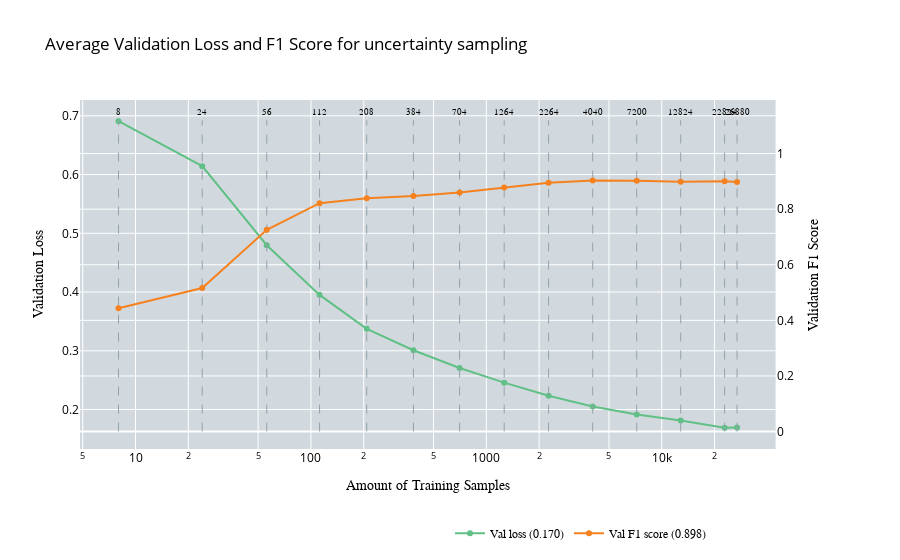
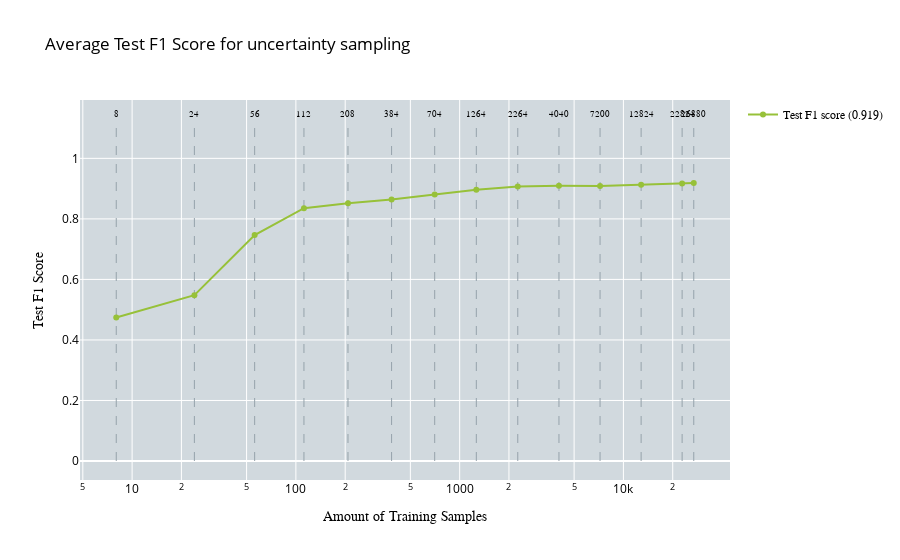

Notebook source saved alongside these figures, in order:
### Code cell
import pickle
import pandas as pd
import numpy as np
import plotly.graph_objects as go
import plotly.subplots as subplots
import os

# Define the root folder
root_folder = "/home/woody/iwfa/iwfa044h/CleanLab_Test/ActiveLearningApproaches/EOD/DInoS/multilabel_from_multiclass_2/RS"

# Folder names for all runs
run_folders = [f"run{i}" for i in range(1, 6)]

# Define corresponding filenames
pickle_filenames = [f"random_sampling_results_for_multilabel_classification_s4{i+2}.pickle" for i in range(5)]
csv_filenames = [f"training_history_s4{i+2}.csv" for i in range(6)]

# Initialize accumulators for averaging
performance_test_data_all = []
performance_all = []

# Number of samples for each iteration
no_of_samples = [8, 24, 56, 112, 208, 384, 704, 1264, 2264, 4040, 7200, 12824, 22824, 26880]

# Loop through each run folder and collect the data
for i in range(5):
    # Construct file paths
    pickle_path = os.path.join(root_folder, run_folders[i], pickle_filenames[i])
    csv_path = os.path.join(root_folder, run_folders[i], csv_filenames[i])
    
    # Print which pickle file is being loaded
    print(f"Loading pickle file for run {i+1}: {pickle_path}")
    
    # Load test F1 scores from pickle file
    with open(pickle_path, 'rb') as pickle_file:
        average_confidence_results = pickle.load(pickle_file)
        performance_test_data_all.append(average_confidence_results["test_f1_scores_macro"])
    
    # Print which CSV file is being loaded
    print(f"Loading CSV file for run {i+1}: {csv_path}")
    
    # Load CSV for validation loss and F1 scores
    df = pd.read_csv(csv_path)
    df['iteration'] = (df['epoch'] == 1).cumsum()
    
    performance = []
    for j in range(1, 15):  # Start from 2 and go up to 14 (inclusive)
        iteration_data = df[df['iteration'] == j]
        performance.append({
            'val_loss': iteration_data['valid_loss'].tolist(),
            'val_f1_score': iteration_data['valid_f1'].tolist()
        })
    
    performance_all.append(performance)

# Aggregate results
min_length = min(len(no_of_samples), *[len(perf) for perf in performance_all])
no_of_samples = no_of_samples[:min_length]

average_performance = []
for i in range(min_length):
    avg_val_loss = np.mean([run[i]['val_loss'][-1] for run in performance_all])
    avg_val_f1 = np.mean([run[i]['val_f1_score'][-1] for run in performance_all])
    average_performance.append({'val_loss': avg_val_loss, 'val_f1_score': avg_val_f1})

average_test_f1 = np.mean(performance_test_data_all, axis=0)

def plot_validation_performance(performance, no_of_samples, title, x_axes, y_axes, y_axes_secondary):
    fig = subplots.make_subplots(specs=[[{"secondary_y": True}]])
    fig.update_layout(plot_bgcolor='rgb(209, 217, 222)')

    # Add dashed lines for sample numbers and text labels on top of the graph
    samples_text = [str(f) for f in no_of_samples]
    for line, label in zip(no_of_samples, samples_text):
        fig.add_trace(go.Scatter(
            x=[line, line],
            y=[0, 1.12],
            mode='lines',
            line=dict(dash='dash', color='rgb(149, 162, 171)', width=1),
            showlegend=False,
            yaxis='y2'
        ))

        fig.add_trace(go.Scatter(
            x=[line],
            y=[1.13],
            mode='text',
            marker=dict(size=0),
            text=[label],
            textposition='top center',
            showlegend=False,
            yaxis='y2',
            textfont=dict(family='Arial', color='black', size=8.5)
        ))

    loss = []
    f1 = []

    for i in range(len(performance)):
        if isinstance(performance[i], dict):
            # Ensure that the keys 'val_loss' and 'val_f1_score' are present in each entry
            if "val_loss" in performance[i] and "val_f1_score" in performance[i]:
                loss.append(performance[i]["val_loss"])  # Directly collect the scalar validation loss
                f1.append(performance[i]["val_f1_score"])  # Directly collect the scalar validation F1 score
            else:
                print(f"Missing 'val_loss' or 'val_f1_score' in performance entry {i}")
        else:
            print(f"Invalid performance entry at index {i}, expected dictionary, got {type(performance[i])}")

    # Add traces for validation loss and validation F1 score
    fig.add_trace(go.Scatter(
        x=no_of_samples,
        y=loss,
        name=f"Val loss ({loss[-1]:.3f})",
        marker=dict(color='rgb(97,192,134)'),
        textfont=dict(family="Arial", size=11),
        line=dict(width=2)
    ), secondary_y=False)

    fig.add_trace(go.Scatter(
        x=no_of_samples,
        y=f1,
        name=f"Val F1 score ({f1[-1]:.3f})",
        marker=dict(color='rgb(245,130,31)'),
        textfont=dict(family="Arial", size=11),
        line=dict(width=2)
    ), secondary_y=True)

    fig.update_layout(
        title_text=str(title),
        legend=dict(font=dict(color='black', family='Arial'), orientation='h', x=0.5, y=-0.2),
        title_font_color='black'
    )

    # Set the x-axis to be on a log scale
    fig.update_xaxes(
        title_text=str(x_axes),
        title_font=dict(color="black", family="Arial"),
        tickfont_color='black',
        type="log"
    )

    # Update y-axes for primary and secondary y-axes
    fig.update_yaxes(
        title_text=str(y_axes),
        title_font=dict(color="black", family="Arial"),
        tickfont_color='black',
        secondary_y=False
    )

    fig.update_yaxes(
        title_text=str(y_axes_secondary),
        title_font=dict(color="black", family="Arial"),
        tickfont_color='black',
        secondary_y=True
    )

    fig.show()

def plot_test_performance(no_of_samples, performance_test_data, title, x_axes, y_axes):
    fig = go.Figure()
    fig.update_layout(plot_bgcolor='rgb(209, 217, 222)')

    # Add dashed lines for sample numbers and text labels on top of the graph
    samples_text = [str(f) for f in no_of_samples]
    for line, label in zip(no_of_samples, samples_text):
        fig.add_trace(go.Scatter(
            x=[line, line],
            y=[0, 1.12],
            mode='lines',
            line=dict(dash='dash', color='rgb(149, 162, 171)', width=1),
            showlegend=False
        ))

        fig.add_trace(go.Scatter(
            x=[line],
            y=[1.13],
            mode='text',
            marker=dict(size=0),
            text=[label],
            textposition='top center',
            showlegend=False,
            textfont=dict(family='Arial', color='black', size=8.5)
        ))

    # Add traces for test F1 score
    fig.add_trace(go.Scatter(
        x=no_of_samples,
        y=performance_test_data,
        name=f"Test F1 score ({performance_test_data[-1]:.3f})",
        marker=dict(color='rgb(151,193,57)'),
        textfont=dict(family="Arial", size=11),
        line=dict(width=2)
    ))

    fig.update_layout(
        title_text=str(title),
        legend=dict(font=dict(color='black', family='Arial')),
        title_font_color='black'
    )

    # Set the x-axis to be on a log scale
    fig.update_xaxes(
        title_text=str(x_axes),
        title_font=dict(color="black", family="Arial"),
        tickfont_color='black',
        type="log"
    )

    # Update y-axis for test F1 score
    fig.update_yaxes(
        title_text=str(y_axes),
        title_font=dict(color="black", family="Arial"),
        tickfont_color='black'
    )

    fig.show()

# Plot the average validation loss and F1 score (log scale x-axis)
plot_validation_performance(
    average_performance, 
    no_of_samples, 
    title="Average Validation Loss and F1 Score for uncertainty sampling",
    x_axes="Amount of Training Samples",
    y_axes="Validation Loss",
    y_axes_secondary="Validation F1 Score"
)

# Plot the average test F1 score (log scale x-axis)
plot_test_performance(
    no_of_samples, 
    average_test_f1,
    title="Average Test F1 Score for uncertainty sampling",
    x_axes="Amount of Training Samples",
    y_axes="Test F1 Score"
)

### Figure 1 — Plotly figure (JSON) as saved in the notebook; plotly's stock layout.template omitted (floating-point values rounded to 4 significant figures)
{"data": [{"line": {"color": "rgb(149, 162, 171)", "dash": "dash", "width": 1}, "mode": "lines", "showlegend": false, "type": "scatter", "x": [8, 8], "y": [0, 1.12], "yaxis": "y2"}, {"marker": {"size": 0}, "mode": "text", "showlegend": false, "text": ["8"], "textfont": {"color": "black", "family": "Arial", "size": 8.5}, "textposition": "top center", "type": "scatter", "x": [8], "y": [1.13], "yaxis": "y2"}, {"line": {"color": "rgb(149, 162, 171)", "dash": "dash", "width": 1}, "mode": "lines", "showlegend": false, "type": "scatter", "x": [24, 24], "y": [0, 1.12], "yaxis": "y2"}, {"marker": {"size": 0}, "mode": "text", "showlegend": false, "text": ["24"], "textfont": {"color": "black", "family": "Arial", "size": 8.5}, "textposition": "top center", "type": "scatter", "x": [24], "y": [1.13], "yaxis": "y2"}, {"line": {"color": "rgb(149, 162, 171)", "dash": "dash", "width": 1}, "mode": "lines", "showlegend": false, "type": "scatter", "x": [56, 56], "y": [0, 1.12], "yaxis": "y2"}, {"marker": {"size": 0}, "mode": "text", "showlegend": false, "text": ["56"], "textfont": {"color": "black", "family": "Arial", "size": 8.5}, "textposition": "top center", "type": "scatter", "x": [56], "y": [1.13], "yaxis": "y2"}, {"line": {"color": "rgb(149, 162, 171)", "dash": "dash", "width": 1}, "mode": "lines", "showlegend": false, "type": "scatter", "x": [112, 112], "y": [0, 1.12], "yaxis": "y2"}, {"marker": {"size": 0}, "mode": "text", "showlegend": false, "text": ["112"], "textfont": {"color": "black", "family": "Arial", "size": 8.5}, "textposition": "top center", "type": "scatter", "x": [112], "y": [1.13], "yaxis": "y2"}, {"line": {"color": "rgb(149, 162, 171)", "dash": "dash", "width": 1}, "mode": "lines", "showlegend": false, "type": "scatter", "x": [208, 208], "y": [0, 1.12], "yaxis": "y2"}, {"marker": {"size": 0}, "mode": "text", "showlegend": false, "text": ["208"], "textfont": {"color": "black", "family": "Arial", "size": 8.5}, "textposition": "top center", "type": "scatter", "x": [208], "y": [1.13], "yaxis": "y2"}, {"line": {"color": "rgb(149, 162, 171)", "dash": "dash", "width": 1}, "mode": "lines", "showlegend": false, "type": "scatter", "x": [384, 384], "y": [0, 1.12], "yaxis": "y2"}, {"marker": {"size": 0}, "mode": "text", "showlegend": false, "text": ["384"], "textfont": {"color": "black", "family": "Arial", "size": 8.5}, "textposition": "top center", "type": "scatter", "x": [384], "y": [1.13], "yaxis": "y2"}, {"line": {"color": "rgb(149, 162, 171)", "dash": "dash", "width": 1}, "mode": "lines", "showlegend": false, "type": "scatter", "x": [704, 704], "y": [0, 1.12], "yaxis": "y2"}, {"marker": {"size": 0}, "mode": "text", "showlegend": false, "text": ["704"], "textfont": {"color": "black", "family": "Arial", "size": 8.5}, "textposition": "top center", "type": "scatter", "x": [704], "y": [1.13], "yaxis": "y2"}, {"line": {"color": "rgb(149, 162, 171)", "dash": "dash", "width": 1}, "mode": "lines", "showlegend": false, "type": "scatter", "x": [1264, 1264], "y": [0, 1.12], "yaxis": "y2"}, {"marker": {"size": 0}, "mode": "text", "showlegend": false, "text": ["1264"], "textfont": {"color": "black", "family": "Arial", "size": 8.5}, "textposition": "top center", "type": "scatter", "x": [1264], "y": [1.13], "yaxis": "y2"}, {"line": {"color": "rgb(149, 162, 171)", "dash": "dash", "width": 1}, "mode": "lines", "showlegend": false, "type": "scatter", "x": [2264, 2264], "y": [0, 1.12], "yaxis": "y2"}, {"marker": {"size": 0}, "mode": "text", "showlegend": false, "text": ["2264"], "textfont": {"color": "black", "family": "Arial", "size": 8.5}, "textposition": "top center", "type": "scatter", "x": [2264], "y": [1.13], "yaxis": "y2"}, {"line": {"color": "rgb(149, 162, 171)", "dash": "dash", "width": 1}, "mode": "lines", "showlegend": false, "type": "scatter", "x": [4040, 4040], "y": [0, 1.12], "yaxis": "y2"}, {"marker": {"size": 0}, "mode": "text", "showlegend": false, "text": ["4040"], "textfont": {"color": "black", "family": "Arial", "size": 8.5}, "textposition": "top center", "type": "scatter", "x": [4040], "y": [1.13], "yaxis": "y2"}, {"line": {"color": "rgb(149, 162, 171)", "dash": "dash", "width": 1}, "mode": "lines", "showlegend": false, "type": "scatter", "x": [7200, 7200], "y": [0, 1.12], "yaxis": "y2"}, {"marker": {"size": 0}, "mode": "text", "showlegend": false, "text": ["7200"], "textfont": {"color": "black", "family": "Arial", "size": 8.5}, "textposition": "top center", "type": "scatter", "x": [7200], "y": [1.13], "yaxis": "y2"}, {"line": {"color": "rgb(149, 162, 171)", "dash": "dash", "width": 1}, "mode": "lines", "showlegend": false, "type": "scatter", "x": [12824, 12824], "y": [0, 1.12], "yaxis": "y2"}, {"marker": {"size": 0}, "mode": "text", "showlegend": false, "text": ["12824"], "textfont": {"color": "black", "family": "Arial", "size": 8.5}, "textposition": "top center", "type": "scatter", "x": [12824], "y": [1.13], "yaxis": "y2"}, {"line": {"color": "rgb(149, 162, 171)", "dash": "dash", "width": 1}, "mode": "lines", "showlegend": false, "type": "scatter", "x": [22824, 22824], "y": [0, 1.12], "yaxis": "y2"}, {"marker": {"size": 0}, "mode": "text", "showlegend": false, "text": ["22824"], "textfont": {"color": "black", "family": "Arial", "size": 8.5}, "textposition": "top center", "type": "scatter", "x": [22824], "y": [1.13], "yaxis": "y2"}, {"line": {"color": "rgb(149, 162, 171)", "dash": "dash", "width": 1}, "mode": "lines", "showlegend": false, "type": "scatter", "x": [26880, 26880], "y": [0, 1.12], "yaxis": "y2"}, {"marker": {"size": 0}, "mode": "text", "showlegend": false, "text": ["26880"], "textfont": {"color": "black", "family": "Arial", "size": 8.5}, "textposition": "top center", "type": "scatter", "x": [26880], "y": [1.13], "yaxis": "y2"}, {"line": {"width": 2}, "marker": {"color": "rgb(97,192,134)"}, "name": "Val loss (0.170)", "textfont": {"family": "Arial", "size": 11}, "type": "scatter", "x": [8, 24, 56, 112, 208, 384, 704, 1264, 2264, 4040, 7200, 12824, 22824, 26880], "xaxis": "x", "y": [0.6908, 0.6143, 0.4797, 0.3952, 0.3374, 0.3009, 0.2707, 0.2458, 0.2234, 0.2052, 0.1916, 0.1812, 0.1689, 0.1697], "yaxis": "y"}, {"line": {"width": 2}, "marker": {"color": "rgb(245,130,31)"}, "name": "Val F1 score (0.898)", "textfont": {"family": "Arial", "size": 11}, "type": "scatter", "x": [8, 24, 56, 112, 208, 384, 704, 1264, 2264, 4040, 7200, 12824, 22824, 26880], "xaxis": "x", "y": [0.4435, 0.5164, 0.7259, 0.8214, 0.8392, 0.8472, 0.8601, 0.8783, 0.8947, 0.9034, 0.9025, 0.8989, 0.9004, 0.8981], "yaxis": "y2"}], "layout": {"legend": {"font": {"color": "black", "family": "Arial"}, "orientation": "h", "x": 0.5, "y": -0.2}, "plot_bgcolor": "rgb(209, 217, 222)", "title": {"font": {"color": "black"}, "text": "Average Validation Loss and F1 Score for uncertainty sampling"}, "xaxis": {"anchor": "y", "domain": [0, 0.94], "tickfont": {"color": "black"}, "title": {"font": {"color": "black", "family": "Arial"}, "text": "Amount of Training Samples"}, "type": "log"}, "yaxis": {"anchor": "x", "domain": [0, 1], "tickfont": {"color": "black"}, "title": {"font": {"color": "black", "family": "Arial"}, "text": "Validation Loss"}}, "yaxis2": {"anchor": "x", "overlaying": "y", "side": "right", "tickfont": {"color": "black"}, "title": {"font": {"color": "black", "family": "Arial"}, "text": "Validation F1 Score"}}}}

### Figure 2 — Plotly figure (JSON) as saved in the notebook; plotly's stock layout.template omitted (floating-point values rounded to 4 significant figures)
{"data": [{"line": {"color": "rgb(149, 162, 171)", "dash": "dash", "width": 1}, "mode": "lines", "showlegend": false, "type": "scatter", "x": [8, 8], "y": [0, 1.12]}, {"marker": {"size": 0}, "mode": "text", "showlegend": false, "text": ["8"], "textfont": {"color": "black", "family": "Arial", "size": 8.5}, "textposition": "top center", "type": "scatter", "x": [8], "y": [1.13]}, {"line": {"color": "rgb(149, 162, 171)", "dash": "dash", "width": 1}, "mode": "lines", "showlegend": false, "type": "scatter", "x": [24, 24], "y": [0, 1.12]}, {"marker": {"size": 0}, "mode": "text", "showlegend": false, "text": ["24"], "textfont": {"color": "black", "family": "Arial", "size": 8.5}, "textposition": "top center", "type": "scatter", "x": [24], "y": [1.13]}, {"line": {"color": "rgb(149, 162, 171)", "dash": "dash", "width": 1}, "mode": "lines", "showlegend": false, "type": "scatter", "x": [56, 56], "y": [0, 1.12]}, {"marker": {"size": 0}, "mode": "text", "showlegend": false, "text": ["56"], "textfont": {"color": "black", "family": "Arial", "size": 8.5}, "textposition": "top center", "type": "scatter", "x": [56], "y": [1.13]}, {"line": {"color": "rgb(149, 162, 171)", "dash": "dash", "width": 1}, "mode": "lines", "showlegend": false, "type": "scatter", "x": [112, 112], "y": [0, 1.12]}, {"marker": {"size": 0}, "mode": "text", "showlegend": false, "text": ["112"], "textfont": {"color": "black", "family": "Arial", "size": 8.5}, "textposition": "top center", "type": "scatter", "x": [112], "y": [1.13]}, {"line": {"color": "rgb(149, 162, 171)", "dash": "dash", "width": 1}, "mode": "lines", "showlegend": false, "type": "scatter", "x": [208, 208], "y": [0, 1.12]}, {"marker": {"size": 0}, "mode": "text", "showlegend": false, "text": ["208"], "textfont": {"color": "black", "family": "Arial", "size": 8.5}, "textposition": "top center", "type": "scatter", "x": [208], "y": [1.13]}, {"line": {"color": "rgb(149, 162, 171)", "dash": "dash", "width": 1}, "mode": "lines", "showlegend": false, "type": "scatter", "x": [384, 384], "y": [0, 1.12]}, {"marker": {"size": 0}, "mode": "text", "showlegend": false, "text": ["384"], "textfont": {"color": "black", "family": "Arial", "size": 8.5}, "textposition": "top center", "type": "scatter", "x": [384], "y": [1.13]}, {"line": {"color": "rgb(149, 162, 171)", "dash": "dash", "width": 1}, "mode": "lines", "showlegend": false, "type": "scatter", "x": [704, 704], "y": [0, 1.12]}, {"marker": {"size": 0}, "mode": "text", "showlegend": false, "text": ["704"], "textfont": {"color": "black", "family": "Arial", "size": 8.5}, "textposition": "top center", "type": "scatter", "x": [704], "y": [1.13]}, {"line": {"color": "rgb(149, 162, 171)", "dash": "dash", "width": 1}, "mode": "lines", "showlegend": false, "type": "scatter", "x": [1264, 1264], "y": [0, 1.12]}, {"marker": {"size": 0}, "mode": "text", "showlegend": false, "text": ["1264"], "textfont": {"color": "black", "family": "Arial", "size": 8.5}, "textposition": "top center", "type": "scatter", "x": [1264], "y": [1.13]}, {"line": {"color": "rgb(149, 162, 171)", "dash": "dash", "width": 1}, "mode": "lines", "showlegend": false, "type": "scatter", "x": [2264, 2264], "y": [0, 1.12]}, {"marker": {"size": 0}, "mode": "text", "showlegend": false, "text": ["2264"], "textfont": {"color": "black", "family": "Arial", "size": 8.5}, "textposition": "top center", "type": "scatter", "x": [2264], "y": [1.13]}, {"line": {"color": "rgb(149, 162, 171)", "dash": "dash", "width": 1}, "mode": "lines", "showlegend": false, "type": "scatter", "x": [4040, 4040], "y": [0, 1.12]}, {"marker": {"size": 0}, "mode": "text", "showlegend": false, "text": ["4040"], "textfont": {"color": "black", "family": "Arial", "size": 8.5}, "textposition": "top center", "type": "scatter", "x": [4040], "y": [1.13]}, {"line": {"color": "rgb(149, 162, 171)", "dash": "dash", "width": 1}, "mode": "lines", "showlegend": false, "type": "scatter", "x": [7200, 7200], "y": [0, 1.12]}, {"marker": {"size": 0}, "mode": "text", "showlegend": false, "text": ["7200"], "textfont": {"color": "black", "family": "Arial", "size": 8.5}, "textposition": "top center", "type": "scatter", "x": [7200], "y": [1.13]}, {"line": {"color": "rgb(149, 162, 171)", "dash": "dash", "width": 1}, "mode": "lines", "showlegend": false, "type": "scatter", "x": [12824, 12824], "y": [0, 1.12]}, {"marker": {"size": 0}, "mode": "text", "showlegend": false, "text": ["12824"], "textfont": {"color": "black", "family": "Arial", "size": 8.5}, "textposition": "top center", "type": "scatter", "x": [12824], "y": [1.13]}, {"line": {"color": "rgb(149, 162, 171)", "dash": "dash", "width": 1}, "mode": "lines", "showlegend": false, "type": "scatter", "x": [22824, 22824], "y": [0, 1.12]}, {"marker": {"size": 0}, "mode": "text", "showlegend": false, "text": ["22824"], "textfont": {"color": "black", "family": "Arial", "size": 8.5}, "textposition": "top center", "type": "scatter", "x": [22824], "y": [1.13]}, {"line": {"color": "rgb(149, 162, 171)", "dash": "dash", "width": 1}, "mode": "lines", "showlegend": false, "type": "scatter", "x": [26880, 26880], "y": [0, 1.12]}, {"marker": {"size": 0}, "mode": "text", "showlegend": false, "text": ["26880"], "textfont": {"color": "black", "family": "Arial", "size": 8.5}, "textposition": "top center", "type": "scatter", "x": [26880], "y": [1.13]}, {"line": {"width": 2}, "marker": {"color": "rgb(151,193,57)"}, "name": "Test F1 score (0.919)", "textfont": {"family": "Arial", "size": 11}, "type": "scatter", "x": [8, 24, 56, 112, 208, 384, 704, 1264, 2264, 4040, 7200, 12824, 22824, 26880], "y": [0.4739, 0.548, 0.7463, 0.8352, 0.8518, 0.8643, 0.8806, 0.8964, 0.9068, 0.9091, 0.9086, 0.9127, 0.917, 0.9187]}], "layout": {"legend": {"font": {"color": "black", "family": "Arial"}}, "plot_bgcolor": "rgb(209, 217, 222)", "title": {"font": {"color": "black"}, "text": "Average Test F1 Score for uncertainty sampling"}, "xaxis": {"tickfont": {"color": "black"}, "title": {"font": {"color": "black", "family": "Arial"}, "text": "Amount of Training Samples"}, "type": "log"}, "yaxis": {"tickfont": {"color": "black"}, "title": {"font": {"color": "black", "family": "Arial"}, "text": "Test F1 Score"}}}}
